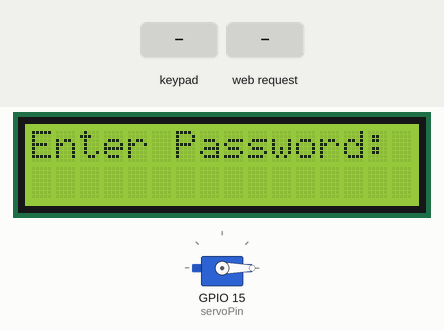
Recording of a sketch running on a simulated ESP32. Parts: 16×2 character LCD, servo. Inputs (shaded band) come from the test bench. WiFi joins after 1.5 s; servers stay silent unless stated.

Above: at 5.8 s.
5.9 s: keypad keys 4 2 4 2 # pressed 0.4 s apart
At 8.0 s:
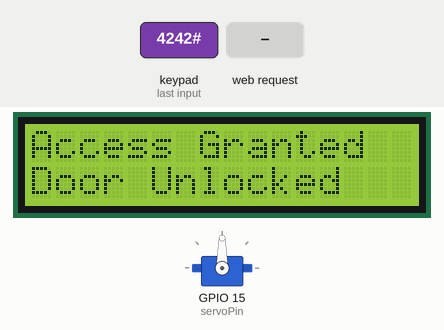
9.4 s: key '#' pressed
12.4 s: keypad keys 1 3 1 2 1 4 2 7 A pressed 0.4 s apart
At 17.2 s:
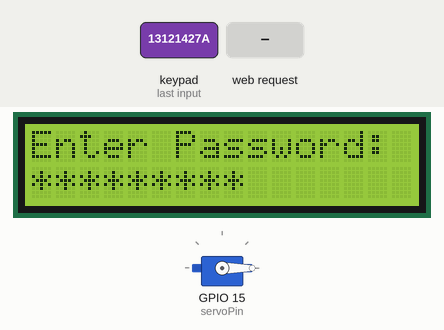
17.5 s: keypad keys 1 3 1 2 1 4 2 7 pressed 0.4 s apart
At 21.2 s:
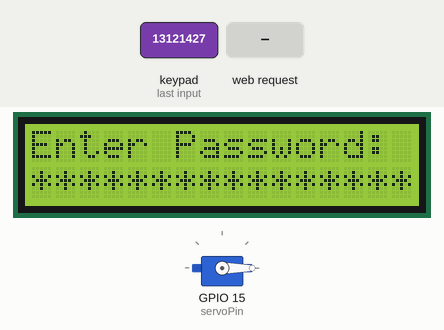
22.2 s: HTTP request GET /unlock received
At 22.7 s:
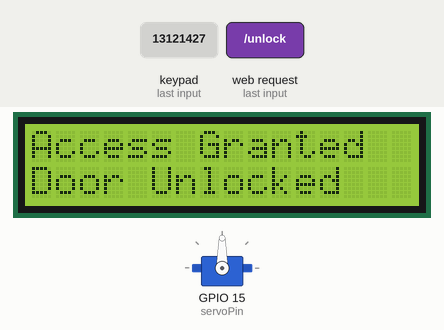
23.7 s: key '*' pressed
At 25.0 s:
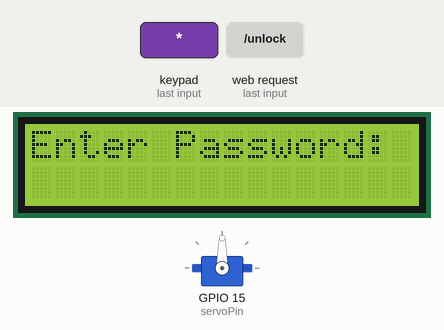
Timing chart, 0 to 26.2 s (numbered marks = the images above; inputs shaded):
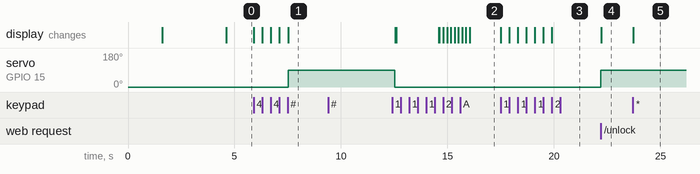

The sketch:

esp32_smart_lock_door_Code.ino
```cpp
/*
 * ESP32 Smart Door Lock System
 * ----------------------------
 * A dual-access door lock I built to explore embedded systems and IoT security.
 * Users can unlock the door in two ways: by entering a PIN on a 4x4 keypad,
 * or remotely through a password-protected web page hosted on the ESP32 itself.
 *
 * Hardware: ESP32 Dev Board, 4x4 Keypad, 16x2 I2C LCD, SG90 Servo Motor
 * Libraries: Keypad, LiquidCrystal_I2C, ESP32Servo, WiFi, WebServer
 */

#include <Keypad.h>
#include <Wire.h>
#include <LiquidCrystal_I2C.h>
#include <ESP32Servo.h>
#include <WiFi.h>
#include <WebServer.h>

// ---- WiFi credentials ----
// Replace these with your own network details before uploading.
const char* ssid = "YOUR_WIFI_NAME";
const char* pass = "YOUR_WIFI_PASSWORD";

// ---- Web login credentials ----
// Used to protect the remote unlock page from unauthorized users.
const char* webUser = "admin";
const char* webPass = "4242";

// Web server runs on port 80 (standard HTTP).
WebServer server(80);

// ---- Keypad PIN ----
// This is the code users type on the physical keypad to unlock the door.
String password = "4242";
String input = "";

// ---- LCD setup ----
// I2C address 0x27 is common; run an I2C scanner if yours is different.
LiquidCrystal_I2C lcd(0x27, 16, 2);

// ---- Servo setup ----
// The servo acts as the physical lock mechanism: 0° = locked, 90° = unlocked.
Servo lockServo;
const int servoPin = 15;
bool isLocked = true;

// ---- Keypad wiring ----
// Standard 4x4 matrix keypad mapped to ESP32 GPIO pins.
const byte ROWS = 4, COLS = 4;
char keys[ROWS][COLS] = {
  {'1','2','3','A'},
  {'4','5','6','B'},
  {'7','8','9','C'},
  {'*','0','#','D'}
};
byte rowPins[ROWS] = {13, 12, 14, 27};
byte colPins[COLS] = {26, 25, 33, 32};
Keypad keypad = Keypad(makeKeymap(keys), rowPins, colPins, ROWS, COLS);


// ===================== WEB INTERFACE =====================
// Builds a simple, mobile-friendly HTML page that shows the current
// lock status and gives the user two buttons: Unlock and Lock.
String htmlPage() {
  String status = isLocked ? "LOCKED" : "UNLOCKED";
  String color  = isLocked ? "#c0392b" : "#27ae60";
  String html = "<!DOCTYPE html><html><head><meta name='viewport' content='width=device-width,initial-scale=1'>";
  html += "<title>Smart Lock</title><style>";
  html += "body{font-family:Arial;text-align:center;background:#2c3e50;color:white;padding:40px;}";
  html += ".status{font-size:32px;padding:20px;background:" + color + ";border-radius:10px;margin:20px;}";
  html += "a{display:inline-block;padding:20px 40px;font-size:24px;margin:10px;border-radius:10px;";
  html += "text-decoration:none;color:white;}";
  html += ".unlock{background:#27ae60;} .lock{background:#c0392b;}";
  html += "</style></head><body><h1>ESP32 Smart Lock</h1>";
  html += "<div class='status'>" + status + "</div>";
  html += "<a class='unlock' href='/unlock'>UNLOCK</a>";
  html += "<a class='lock' href='/lock'>LOCK</a></body></html>";
  return html;
}

// Each web route first checks for valid login credentials.
// If the user isn't authenticated, the browser is prompted to log in.
void handleRoot() {
  if (!server.authenticate(webUser, webPass))
    return server.requestAuthentication();
  server.send(200, "text/html", htmlPage());
}

void handleUnlock() {
  if (!server.authenticate(webUser, webPass))
    return server.requestAuthentication();
  unlockDoor();
  server.sendHeader("Location", "/");
  server.send(303);
}

void handleLock() {
  if (!server.authenticate(webUser, webPass))
    return server.requestAuthentication();
  lockDoor();
  server.sendHeader("Location", "/");
  server.send(303);
}


// ===================== LOCK ACTIONS =====================
// Rotates the servo and updates the LCD to show access status.
void unlockDoor() {
  lockServo.write(90);
  isLocked = false;
  lcd.clear();
  lcd.print("Access Granted");
  lcd.setCursor(0, 1);
  lcd.print("Door Unlocked");
}

// Returns the servo to the locked position and resets the LCD prompt.
void lockDoor() {
  lockServo.write(0);
  isLocked = true;
  showEnterPassword();
}


// ===================== SETUP =====================
// Runs once at boot: initializes the LCD, servo, WiFi, and web server.
void setup() {
  Serial.begin(115200);

  lcd.init();
  lcd.backlight();
  lockServo.attach(servoPin);
  lockServo.write(0); // start in locked position

  // Try connecting to WiFi for up to ~10 seconds.
  lcd.print("Connecting WiFi");
  WiFi.begin(ssid, pass);
  int tries = 0;
  while (WiFi.status() != WL_CONNECTED && tries < 20) {
    delay(500);
    tries++;
  }

  // Show the assigned IP on the LCD so the user knows where to connect.
  lcd.clear();
  if (WiFi.status() == WL_CONNECTED) {
    lcd.print("IP Address:");
    lcd.setCursor(0, 1);
    lcd.print(WiFi.localIP());
    delay(3000);
  } else {
    lcd.print("WiFi Failed");
    delay(2000);
  }

  // Register the web server routes.
  server.on("/", handleRoot);
  server.on("/unlock", handleUnlock);
  server.on("/lock", handleLock);
  server.begin();

  showEnterPassword();
}


// ===================== MAIN LOOP =====================
// Continuously listens for both web requests and keypad presses.
void loop() {
  server.handleClient();

  char key = keypad.getKey();
  if (key) {
    if (key == '#') {            // '#' submits the entered PIN
      checkPassword();
    } else if (key == '*') {     // '*' clears the current input
      input = "";
      showEnterPassword();
    } else {
      // Each digit is stored internally but shown as '*' on the LCD
      // so that anyone watching can't read the PIN.
      input += key;
      lcd.setCursor(input.length() - 1, 1);
      lcd.print('*');
    }
  }
}


// ===================== HELPERS =====================
// Resets the LCD to the default "Enter Password" screen.
void showEnterPassword() {
  lcd.clear();
  lcd.print("Enter Password:");
  lcd.setCursor(0, 1);
}

// Compares the entered PIN with the stored password.
// On success: unlock for 5 seconds, then auto-lock again.
// On failure: show "Access Denied" briefly and reset.
void checkPassword() {
  lcd.clear();
  if (input == password) {
    unlockDoor();
    delay(5000);
    lockDoor();
  } else {
    lcd.print("Access Denied");
    delay(2000);
    showEnterPassword();
  }
  input = "";
}
```

Measured:
- after the input at 5.9 s, servo on GPIO 15 (servoPin): 0° → 90° after 1.6 s; the display: first changes at once (image 1 shows a later state)
- after the input at 9.4 s, every drawn part: stays the same
- after the input at 12.4 s, the display: first differs from a run without the input after 2.2 s (image 2 shows a later state)
- after the input at 17.5 s, the display: first changes at once (image 3 shows a later state)
- after the input at 22.2 s, servo on GPIO 15 (servoPin): 0° → 90° at once; the display: changes at once (image 4)
- after the input at 23.7 s, the display: changes at once (image 5)
